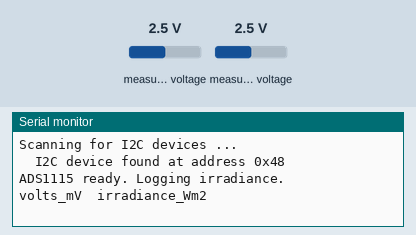
Simulated run of this sketch. Board: ESP32. Shown: the last lines printed to the serial monitor. The inputs (shaded band) are chosen by the test bench; at power-on: measured voltage 2.5 V.

Above: at 1.7 s.
1.8 s: measured voltage (sensor 200) set to 0.1 V
At 3.7 s:
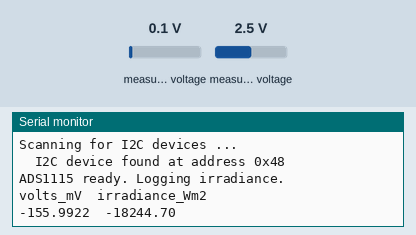
4.8 s: measured voltage (sensor 201) set to 0.1 V
At 6.8 s:
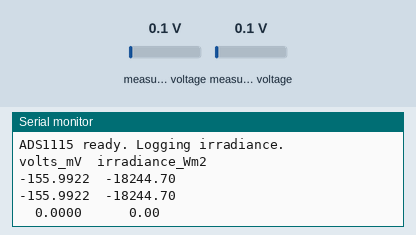
7.7 s: measured voltage (sensor 200) set to 1.2 V
At 9.5 s:
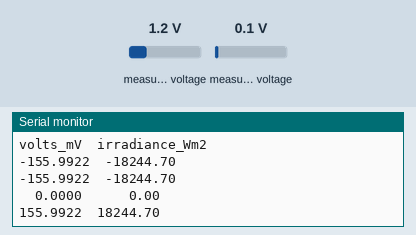

The sketch:

pyranometer_ads1115.ino
```cpp
/*
 * Pyranometer logger
 * ESP32-DEV (ESP-WROOM-32) + ADS1115 + Kipp & Zonen thermopile pyranometer
 *
 * Wiring
 *   ADS1115 VDD  -> 3V3
 *   ADS1115 GND  -> GND
 *   ADS1115 SDA  -> GPIO21
 *   ADS1115 SCL  -> GPIO22
 *   ADS1115 ADDR -> GND   (address 0x48)
 *   Pyranometer red  (+) -> A0
 *   Pyranometer blue (-) -> A1, and link A1 to GND
 *   Cable shield -> GND at this end only
 *
 * Library: "Adafruit ADS1X15" via Library Manager
 */

#include <Wire.h>
#include <Adafruit_ADS1X15.h>

#define SDA_PIN 21
#define SCL_PIN 22

#define ADS_ADDR 0x48

// ---- Calibration -----------------------------------------------------------
// Take this from YOUR instrument's calibration certificate, in uV per W/m2.
// The value below is a placeholder typical of a CMP-series sensor.
const float SENSITIVITY_UV_PER_WM2 = 8.55f;

// GAIN_SIXTEEN gives +/-0.256 V full scale
const float LSB_VOLTS = 7.8125e-6f;

// Number of conversions averaged per reported sample
const int   AVG_SAMPLES = 16;

// Reporting interval
const unsigned long SAMPLE_INTERVAL_MS = 2000;
// ----------------------------------------------------------------------------

Adafruit_ADS1115 ads;
bool adsReady = false;
unsigned long lastSample = 0;

// Scans the bus once and reports what it finds.
int scanI2C() {
  int nDevices = 0;

  Serial.println("Scanning for I2C devices ...");
  for (byte address = 0x01; address < 0x7f; address++) {
    Wire.beginTransmission(address);
    byte error = Wire.endTransmission();
    if (error == 0) {
      Serial.printf("  I2C device found at address 0x%02X\n", address);
      nDevices++;
    } else if (error != 2) {
      Serial.printf("  Error %d at address 0x%02X\n", error, address);
    }
  }

  if (nDevices == 0) {
    Serial.println("  No I2C devices found");
  }
  return nDevices;
}

// Returns the averaged differential reading across A0/A1 in volts.
float readDifferentialVolts() {
  long sum = 0;
  for (int i = 0; i < AVG_SAMPLES; i++) {
    sum += ads.readADC_Differential_0_1();
  }
  return (sum / (float)AVG_SAMPLES) * LSB_VOLTS;
}

void setup() {
  Serial.begin(115200);
  delay(500);

  Wire.begin(SDA_PIN, SCL_PIN);
  Wire.setClock(400000);

  scanI2C();

  if (!ads.begin(ADS_ADDR, &Wire)) {
    Serial.printf("ADS1115 not responding at 0x%02X. Check wiring and ADDR pin.\n",
                  ADS_ADDR);
    return;
  }

  ads.setGain(GAIN_SIXTEEN);            // +/-0.256 V, 7.8125 uV per LSB
  ads.setDataRate(RATE_ADS1115_8SPS);   // slowest rate, lowest noise

  adsReady = true;
  Serial.println("ADS1115 ready. Logging irradiance.");
  Serial.println("volts_mV\tirradiance_Wm2");
}

void loop() {
  if (!adsReady) {
    // Nothing to read. Re-scan slowly so the fault is visible on the monitor.
    delay(5000);
    scanI2C();
    return;
  }

  if (millis() - lastSample < SAMPLE_INTERVAL_MS) return;
  lastSample = millis();

  float volts = readDifferentialVolts();
  float irradiance = (volts * 1e6f) / SENSITIVITY_UV_PER_WM2;

  Serial.printf("%8.4f\t%8.2f\n", volts * 1000.0f, irradiance);
}
```

Measured:
- after the input at 1.8 s, the serial monitor: prints a new line after 0.46 s (image 1)
- after the input at 4.8 s, the serial monitor: prints a new line after 1.5 s (image 2)
- after the input at 7.7 s, the serial monitor: prints a new line after 0.56 s (image 3)
